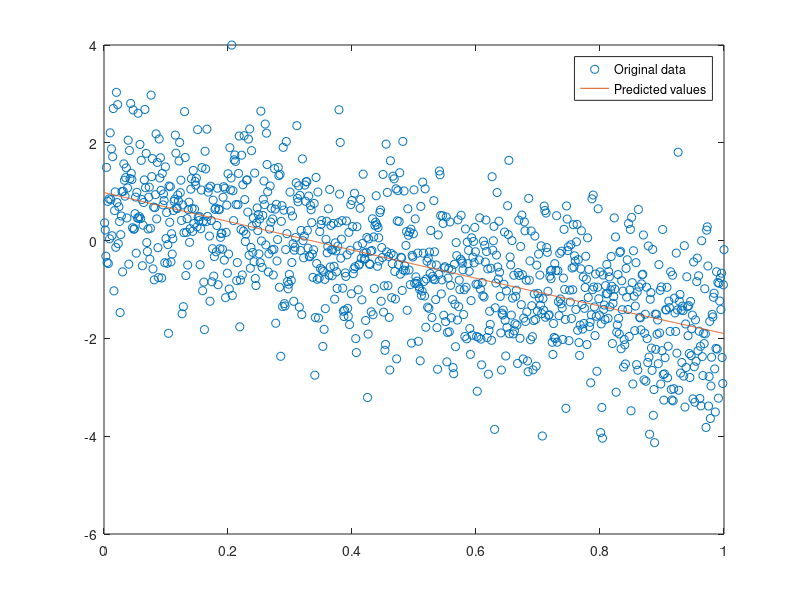
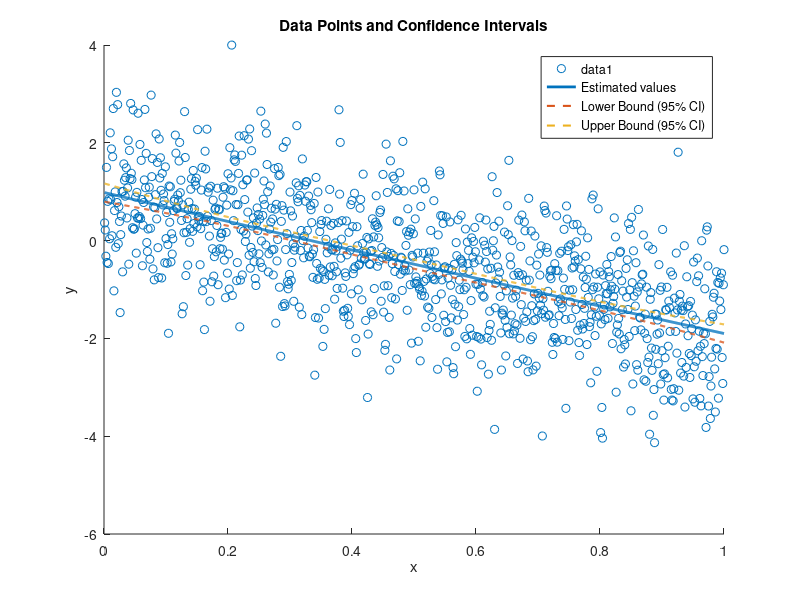

Write the MATLAB code that produced these figures, in order.
%% Exercise1 (a)Find the least square estimator
load('dataMIDFLR1.mat');
X = [ones(size(x)), x, x.^2];

% b_hat = regress(y, X);
b_hat = X \ y;
y_hat = X * b_hat;

plot(x, y, 'o', x, y_hat, '-')
legend('Original data', 'Predicted values');
%% (b) Find the covariance 
N = length(y); % Number of data points
n = size(X, 2); % Number of parameters

% Calculate s^2_LS
s2_LS = (1 / (N - n)) * sum((y - y_hat).^2);

% Calculate (Phi^T Phi)^-1
PhiTPhi_inv = inv(X' * X);

% Calculate cov(\beta_LS)
cov_beta_LS = s2_LS * PhiTPhi_inv;

% Display the covariance matrix
disp('Covariance matrix of the estimator beta_LS:')
disp(cov_beta_LS);
%% (c) Exploit cov(βˆLS) to obtain a 95% confidence interval
% The null hypothesis can be rejected if 0 is NOT in the interval 
alpha = 0.05; % Significance level
c_q = 1.96; % Critical value for a 95% confidence interval

% Confidence intervals for each component of beta
CI_beta = [b_hat - (c_q * sqrt(diag(cov_beta_LS))), b_hat + (c_q * sqrt(diag(cov_beta_LS)))];

% Hypothesis testing
reject_H0 = abs(b_hat) > c_q * sqrt(diag(cov_beta_LS));

% Display results
disp('95% Confidence Intervals for each component of beta:')
disp(CI_beta);

disp('Hypothesis Testing (H0: beta_j = 0 at 5% level):')
disp('Reject H0?');
disp(reject_H0);
%% (d) Build a new model by retaining only the significant βˆj
% Assuming you have the reject_H0 vector from the previous code
significant_indices = find(reject_H0);

% Retain only the significant components in the design matrix
X_new = X(:, significant_indices);

% Estimate the new parameters
b_hat_new = X_new \ y;
%% 
lower_bound = zeros(size(y));
upper_bound = zeros(size(y));

% Calculate confidence intervals for each data point
for i = 1:length(y)
    Var_yt = X(i, :) * cov_beta_LS * X(i, :)';
    confidence_interval = c_q * sqrt(Var_yt);
    
    lower_bound(i) = y_hat(i) - confidence_interval;
    upper_bound(i) = y_hat(i) + confidence_interval;
end

% Plot the data points and confidence intervals
figure;
scatter(x, y, 'o');
hold on;
plot(x, y_hat, '-', 'LineWidth', 2, 'DisplayName', 'Estimated values');
plot(x, lower_bound, '--', 'LineWidth', 1.5, 'DisplayName', 'Lower Bound (95% CI)');
plot(x, upper_bound, '--', 'LineWidth', 1.5, 'DisplayName', 'Upper Bound (95% CI)');
legend();
xlabel('x');
ylabel('y');
title('Data Points and Confidence Intervals');
hold off;


% Display the old and new parameter estimates
disp('Old Parameter Estimates (b_hat):');
disp(b_hat);

disp('New Parameter Estimates (b_hat_new):');
disp(b_hat_new);




